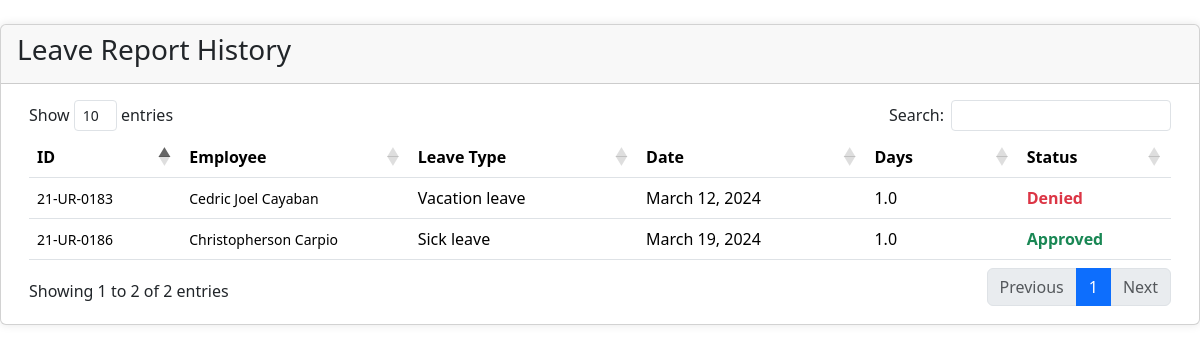
Before: /admin/reports.php (signed in) with the older database file.
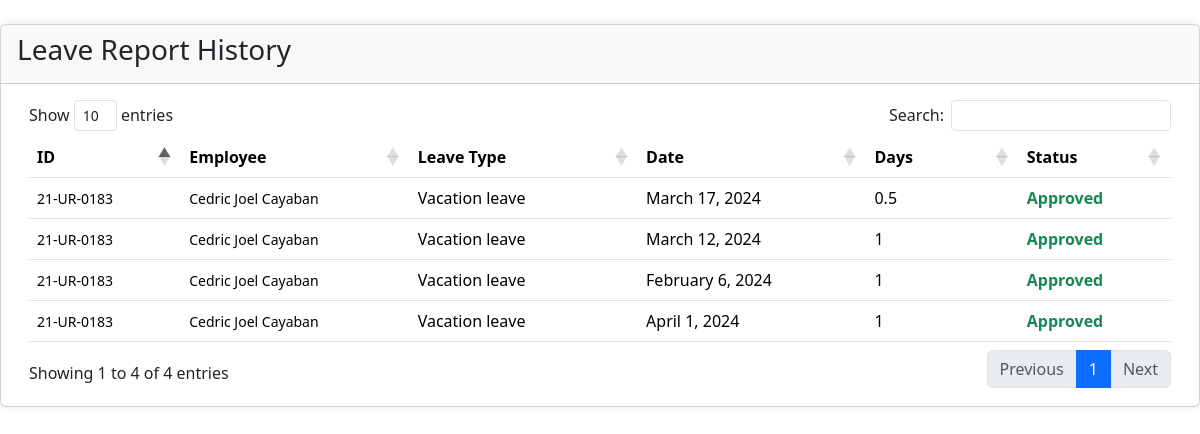
After: the same page with the newer database file.
### tables this page shows
CREATE TABLE `employee_leave` (
  `leave_id` int(11) NOT NULL,
  `employee_id` varchar(20) NOT NULL,
  `leave_type` int(11) NOT NULL,
  `date` date NOT NULL,
  `status` varchar(50) NOT NULL,
  `reason` varchar(150) NOT NULL,
  `days` float NOT NULL,
  `credit_cost` float NOT NULL
);

CREATE TABLE `employee` (
  `employee_id` varchar(20) NOT NULL,
  `username` varchar(50) NOT NULL,
  `password` varchar(50) NOT NULL,
  `acc_status` varchar(50) NOT NULL,
  `fname` varchar(25) NOT NULL,
  `mname` varchar(255) NOT NULL,
  `lname` varchar(20) NOT NULL,
  `sick_credits` float DEFAULT NULL,
  `vacation_credits` float DEFAULT NULL,
  `birthdate` date NOT NULL,
  `contact` int(11) NOT NULL,
  `address` varchar(100) NOT NULL,
  `department` int(11) NOT NULL,
  `employee_type` int(11) NOT NULL,
  `academic_rank` int(11) DEFAULT NULL,
  `designation` int(11) DEFAULT NULL
);

CREATE TABLE `leave_type` (
  `type_id` int(11) NOT NULL,
  `leave_name` varchar(50) NOT NULL
);

### admin/reports.php (the view, shortened to what this page needs)
<?php
    require('../config.php');
?>
<!DOCTYPE html>
<html lang="en">
<head>
    <link rel="stylesheet" href="../css/contents.css?ver=0001">
    <link href="https://cdn.jsdelivr.net/npm/bootstrap@5.3.3/dist/css/bootstrap.min.css" rel="stylesheet">
    <link rel="stylesheet" type="text/css" href="https://cdn.datatables.net/1.11.5/css/dataTables.bootstrap4.min.css">
</head>
<body>
<div class="card card-outline card-primary mt-4" id="load-content">
	<div class="card-header d-flex justify-content-between">
		<h3 class="card-title">Leave Report History</h3>
	</div>
	<div class="card-body">
        <div class="container-fluid">
			<table id="tableData" class="table table-hover table-stripped">
				<colgroup>
                    <col width="10%">
					<col width="15%">
					<col width="15%">
					<col width="15%">
					<col width="10%">
					<col width="10%">
				</colgroup>
				<thead>
					<tr>
						<th>ID</th>
						<th>Employee</th>
						<th>Leave Type</th>
						<th>Date</th>
						<th>Days</th>
						<th>Status</th>
					</tr>
				</thead>
				<tbody>
                        <?php
                            if(isset($_SESSION['department'])){
                                $adminDept = $_SESSION['department'];
                              }
                            $reportSql = $con -> query("SELECT * FROM
                            employee_leave
                            INNER JOIN employee ON employee_leave.employee_id=employee.employee_id
                            INNER JOIN leave_type ON employee_leave.leave_type = leave_type.type_id
                            WHERE employee.department = '$adminDept' AND employee_leave.status = 'Accepted' OR employee_leave.status = 'Rejected'"
                            );
                            while($employee = $reportSql -> fetch_assoc()){
                        ?>
						<tr>
							<td>
                            <small><?=$employee['employee_id']?></small><br>
                            </td>
							<td>
								<small><?=$employee['fname'] . ' ' . $employee['lname']?> </small>
                            </td>
							<td><?=$employee['leave_name']?></td>
							<td><?= date('F j, Y', strtotime($employee['date'])) ?></td>
							<td>
                                <?=$employee['days']?>
							</td>
							<td>
                            <?php if($employee['status'] == 'Accepted'): ?>
									<b class="text-success">Approved</b>
								<?php elseif($employee['status'] == 'Rejected'): ?>
									<b class="text-danger">Denied</b>
								<?php else: ?>
									<b class="text-primary">Pending</b>
								<?php endif; ?>
							</td>
						</tr>
                        <?php
                            }
                        ?>
				</tbody>
			</table>
		</div>
	</div>
</div>
</body>
</html>

Changed rows visible on the page:
no longer on this page (row unchanged): employee_leave: employee.employee_id "21-UR-0186", employee.fname "Christopherson", employee.lname "Carpio", leave_type.leave_name "Sick leave", date "March 19, 2024", days "1.0", status "Approved"
now on this page (row edited): employee_leave: employee.employee_id "21-UR-0183", employee.fname "Cedric Joel", employee.lname "Cayaban", leave_type.leave_name "Vacation leave", date "March 17, 2024", days "0.5", status "Approved"
changed employee_leave "March 12, 2024": days "1.0" → "1"; status "Denied" → "Approved"
now on this page (row edited): employee_leave: employee.employee_id "21-UR-0183", employee.fname "Cedric Joel", employee.lname "Cayaban", leave_type.leave_name "Vacation leave", date "February 6, 2024", days "1", status "Approved"
added employee_leave: employee.employee_id "21-UR-0183", employee.fname "Cedric Joel", employee.lname "Cayaban", leave_type.leave_name "Vacation leave", date "April 1, 2024", days "1", status "Approved"
Other visible differences:
text written by a page script: "Show entries Search: Showing 1 to 2 of 2 entries Previous 1 Next" → "Show entries Search: Showing 1 to 4 of 4 entries Previous 1 Next"
